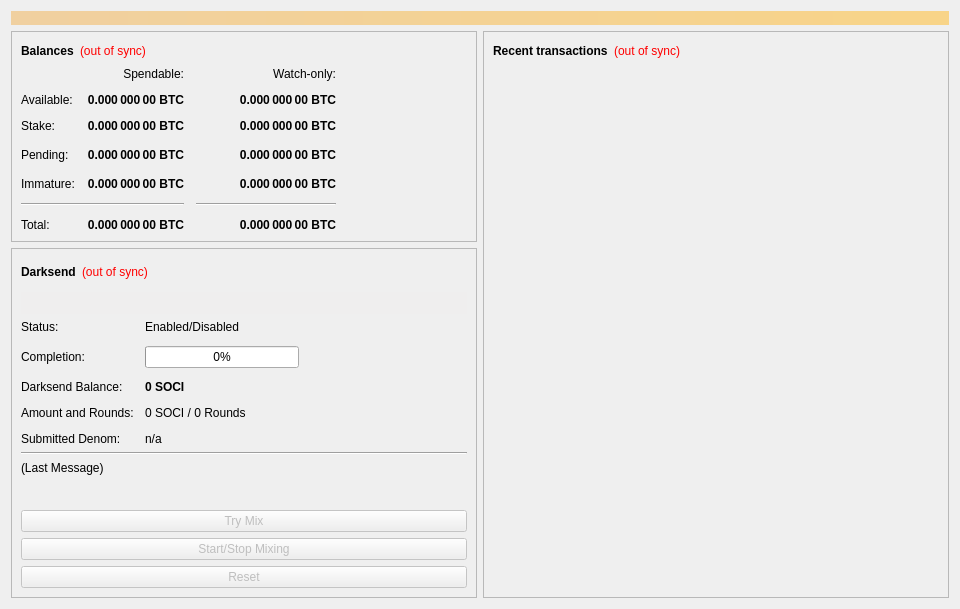
<?xml version="1.0" encoding="UTF-8"?>
<ui version="4.0">
 <class>OverviewPage</class>
 <widget class="QWidget" name="OverviewPage">
  <property name="geometry">
   <rect>
    <x>0</x>
    <y>0</y>
    <width>960</width>
    <height>594</height>
   </rect>
  </property>
  <property name="minimumSize">
   <size>
    <width>960</width>
    <height>0</height>
   </size>
  </property>
  <property name="windowTitle">
   <string>Form</string>
  </property>
  <layout class="QVBoxLayout" name="topLayout">
   <item>
    <widget class="QLabel" name="labelAlerts">
     <property name="visible">
      <bool>false</bool>
     </property>
     <property name="styleSheet">
      <string notr="true">background-color: qlineargradient(x1: 0, y1: 0, x2: 1, y2: 0, stop:0 #F0D0A0, stop:1 #F8D488); color:#000000;</string>
     </property>
     <property name="wordWrap">
      <bool>true</bool>
     </property>
     <property name="margin">
      <number>3</number>
     </property>
    </widget>
   </item>
   <item>
    <layout class="QHBoxLayout" name="horizontalLayout" stretch="1,1">
     <item>
      <layout class="QVBoxLayout" name="verticalLayout_2">
       <item>
        <widget class="QFrame" name="frame">
         <property name="frameShape">
          <enum>QFrame::StyledPanel</enum>
         </property>
         <property name="frameShadow">
          <enum>QFrame::Raised</enum>
         </property>
         <layout class="QVBoxLayout" name="verticalLayout_4">
          <item>
           <layout class="QHBoxLayout" name="horizontalLayout_4">
            <item>
             <widget class="QLabel" name="label_5">
              <property name="font">
               <font>
                <weight>75</weight>
                <bold>true</bold>
               </font>
              </property>
              <property name="text">
               <string>Balances</string>
              </property>
             </widget>
            </item>
            <item>
             <widget class="QLabel" name="labelWalletStatus">
              <property name="cursor">
               <cursorShape>WhatsThisCursor</cursorShape>
              </property>
              <property name="toolTip">
               <string>The displayed information may be out of date. Your wallet automatically synchronizes with the Society network after a connection is established, but this process has not completed yet.</string>
              </property>
              <property name="styleSheet">
               <string notr="true">QLabel { color: red; }</string>
              </property>
              <property name="text">
               <string notr="true">(out of sync)</string>
              </property>
              <property name="alignment">
               <set>Qt::AlignLeading|Qt::AlignLeft|Qt::AlignVCenter</set>
              </property>
             </widget>
            </item>
            <item>
             <spacer name="horizontalSpacer_3">
              <property name="orientation">
               <enum>Qt::Horizontal</enum>
              </property>
              <property name="sizeHint" stdset="0">
               <size>
                <width>40</width>
                <height>20</height>
               </size>
              </property>
             </spacer>
            </item>
           </layout>
          </item>
          <item>
           <layout class="QGridLayout" name="gridLayout">
            <property name="spacing">
             <number>12</number>
            </property>
            <item row="3" column="2">
             <widget class="QLabel" name="labelWatchPending">
              <property name="font">
               <font>
                <weight>75</weight>
                <bold>true</bold>
               </font>
              </property>
              <property name="cursor">
               <cursorShape>IBeamCursor</cursorShape>
              </property>
              <property name="toolTip">
               <string>Unconfirmed transactions to watch-only addresses</string>
              </property>
              <property name="text">
               <string notr="true">0.000 000 00 BTC</string>
              </property>
              <property name="alignment">
               <set>Qt::AlignRight|Qt::AlignTrailing|Qt::AlignVCenter</set>
              </property>
              <property name="textInteractionFlags">
               <set>Qt::LinksAccessibleByMouse|Qt::TextSelectableByKeyboard|Qt::TextSelectableByMouse</set>
              </property>
             </widget>
            </item>
            <item row="3" column="1">
             <widget class="QLabel" name="labelUnconfirmed">
              <property name="font">
               <font>
                <weight>75</weight>
                <bold>true</bold>
               </font>
              </property>
              <property name="cursor">
               <cursorShape>IBeamCursor</cursorShape>
              </property>
              <property name="toolTip">
               <string>Total of transactions that have yet to be confirmed, and do not yet count toward the spendable balance</string>
              </property>
              <property name="text">
               <string notr="true">0.000 000 00 BTC</string>
              </property>
              <property name="alignment">
               <set>Qt::AlignRight|Qt::AlignTrailing|Qt::AlignVCenter</set>
              </property>
              <property name="textInteractionFlags">
               <set>Qt::LinksAccessibleByMouse|Qt::TextSelectableByKeyboard|Qt::TextSelectableByMouse</set>
              </property>
             </widget>
            </item>
            <item row="4" column="2">
             <widget class="QLabel" name="labelWatchImmature">
              <property name="font">
               <font>
                <weight>75</weight>
                <bold>true</bold>
               </font>
              </property>
              <property name="cursor">
               <cursorShape>IBeamCursor</cursorShape>
              </property>
              <property name="toolTip">
               <string>Mined balance in watch-only addresses that has not yet matured</string>
              </property>
              <property name="text">
               <string notr="true">0.000 000 00 BTC</string>
              </property>
              <property name="alignment">
               <set>Qt::AlignRight|Qt::AlignTrailing|Qt::AlignVCenter</set>
              </property>
              <property name="textInteractionFlags">
               <set>Qt::LinksAccessibleByMouse|Qt::TextSelectableByKeyboard|Qt::TextSelectableByMouse</set>
              </property>
             </widget>
            </item>
            <item row="5" column="0" colspan="2">
             <widget class="Line" name="lineSpendableBalance">
              <property name="orientation">
               <enum>Qt::Horizontal</enum>
              </property>
             </widget>
            </item>
            <item row="5" column="2">
             <widget class="Line" name="lineWatchBalance">
              <property name="sizePolicy">
               <sizepolicy hsizetype="Preferred" vsizetype="Fixed">
                <horstretch>0</horstretch>
                <verstretch>0</verstretch>
               </sizepolicy>
              </property>
              <property name="minimumSize">
               <size>
                <width>140</width>
                <height>0</height>
               </size>
              </property>
              <property name="orientation">
               <enum>Qt::Horizontal</enum>
              </property>
             </widget>
            </item>
            <item row="6" column="0">
             <widget class="QLabel" name="labelTotalText">
              <property name="text">
               <string>Total:</string>
              </property>
             </widget>
            </item>
            <item row="4" column="1">
             <widget class="QLabel" name="labelImmature">
              <property name="font">
               <font>
                <weight>75</weight>
                <bold>true</bold>
               </font>
              </property>
              <property name="cursor">
               <cursorShape>IBeamCursor</cursorShape>
              </property>
              <property name="toolTip">
               <string>Mined balance that has not yet matured</string>
              </property>
              <property name="text">
               <string notr="true">0.000 000 00 BTC</string>
              </property>
              <property name="alignment">
               <set>Qt::AlignRight|Qt::AlignTrailing|Qt::AlignVCenter</set>
              </property>
              <property name="textInteractionFlags">
               <set>Qt::LinksAccessibleByMouse|Qt::TextSelectableByKeyboard|Qt::TextSelectableByMouse</set>
              </property>
             </widget>
            </item>
            <item row="3" column="3">
             <spacer name="horizontalSpacer_2">
              <property name="orientation">
               <enum>Qt::Horizontal</enum>
              </property>
              <property name="sizeHint" stdset="0">
               <size>
                <width>40</width>
                <height>20</height>
               </size>
              </property>
             </spacer>
            </item>
            <item row="4" column="0">
             <widget class="QLabel" name="labelImmatureText">
              <property name="text">
               <string>Immature:</string>
              </property>
             </widget>
            </item>
            <item row="6" column="1">
             <widget class="QLabel" name="labelTotal">
              <property name="font">
               <font>
                <weight>75</weight>
                <bold>true</bold>
               </font>
              </property>
              <property name="cursor">
               <cursorShape>IBeamCursor</cursorShape>
              </property>
              <property name="toolTip">
               <string>Your current total balance</string>
              </property>
              <property name="text">
               <string notr="true">0.000 000 00 BTC</string>
              </property>
              <property name="alignment">
               <set>Qt::AlignRight|Qt::AlignTrailing|Qt::AlignVCenter</set>
              </property>
              <property name="textInteractionFlags">
               <set>Qt::LinksAccessibleByMouse|Qt::TextSelectableByKeyboard|Qt::TextSelectableByMouse</set>
              </property>
             </widget>
            </item>
            <item row="6" column="2">
             <widget class="QLabel" name="labelWatchTotal">
              <property name="font">
               <font>
                <weight>75</weight>
                <bold>true</bold>
               </font>
              </property>
              <property name="cursor">
               <cursorShape>IBeamCursor</cursorShape>
              </property>
              <property name="toolTip">
               <string>Current total balance in watch-only addresses</string>
              </property>
              <property name="text">
               <string notr="true">0.000 000 00 BTC</string>
              </property>
              <property name="alignment">
               <set>Qt::AlignRight|Qt::AlignTrailing|Qt::AlignVCenter</set>
              </property>
              <property name="textInteractionFlags">
               <set>Qt::LinksAccessibleByMouse|Qt::TextSelectableByKeyboard|Qt::TextSelectableByMouse</set>
              </property>
             </widget>
            </item>
            <item row="0" column="2">
             <widget class="QLabel" name="labelWatchonly">
              <property name="text">
               <string>Watch-only:</string>
              </property>
              <property name="alignment">
               <set>Qt::AlignRight|Qt::AlignTrailing|Qt::AlignVCenter</set>
              </property>
             </widget>
            </item>
            <item row="1" column="0">
             <widget class="QLabel" name="labelBalanceText">
              <property name="text">
               <string>Available:</string>
              </property>
             </widget>
            </item>
            <item row="1" column="1">
             <widget class="QLabel" name="labelBalance">
              <property name="font">
               <font>
                <weight>75</weight>
                <bold>true</bold>
               </font>
              </property>
              <property name="cursor">
               <cursorShape>IBeamCursor</cursorShape>
              </property>
              <property name="toolTip">
               <string>Your current spendable balance</string>
              </property>
              <property name="text">
               <string notr="true">0.000 000 00 BTC</string>
              </property>
              <property name="alignment">
               <set>Qt::AlignRight|Qt::AlignTrailing|Qt::AlignVCenter</set>
              </property>
              <property name="textInteractionFlags">
               <set>Qt::LinksAccessibleByMouse|Qt::TextSelectableByKeyboard|Qt::TextSelectableByMouse</set>
              </property>
             </widget>
            </item>
            <item row="2" column="0">
             <widget class="QLabel" name="label_10">
              <property name="text">
               <string>Stake:</string>
              </property>
             </widget>
            </item>
            <item row="2" column="1">
             <widget class="QLabel" name="labelStake">
              <property name="font">
               <font>
                <weight>75</weight>
                <bold>true</bold>
               </font>
              </property>
              <property name="cursor">
               <cursorShape>IBeamCursor</cursorShape>
              </property>
              <property name="toolTip">
               <string>Total of coins that was staked, and do not yet count toward the current balance</string>
              </property>
              <property name="text">
               <string notr="true">0.000 000 00 BTC</string>
              </property>
              <property name="alignment">
               <set>Qt::AlignRight|Qt::AlignTrailing|Qt::AlignVCenter</set>
              </property>
              <property name="textInteractionFlags">
               <set>Qt::LinksAccessibleByMouse|Qt::TextSelectableByKeyboard|Qt::TextSelectableByMouse</set>
              </property>
             </widget>
            </item>
            <item row="2" column="2">
             <widget class="QLabel" name="labelWatchStake">
              <property name="font">
               <font>
                <weight>75</weight>
                <bold>true</bold>
               </font>
              </property>
              <property name="cursor">
               <cursorShape>IBeamCursor</cursorShape>
              </property>
              <property name="toolTip">
               <string>Total of coins that was staked in watch-only addresses, and do not yet count toward the current watch-only balance</string>
              </property>
              <property name="text">
               <string notr="true">0.000 000 00 BTC</string>
              </property>
              <property name="alignment">
               <set>Qt::AlignRight|Qt::AlignTrailing|Qt::AlignVCenter</set>
              </property>
              <property name="textInteractionFlags">
               <set>Qt::LinksAccessibleByMouse|Qt::TextSelectableByKeyboard|Qt::TextSelectableByMouse</set>
              </property>
             </widget>
            </item>
            <item row="1" column="2">
             <widget class="QLabel" name="labelWatchAvailable">
              <property name="font">
               <font>
                <weight>75</weight>
                <bold>true</bold>
               </font>
              </property>
              <property name="cursor">
               <cursorShape>IBeamCursor</cursorShape>
              </property>
              <property name="toolTip">
               <string>Your current balance in watch-only addresses</string>
              </property>
              <property name="text">
               <string notr="true">0.000 000 00 BTC</string>
              </property>
              <property name="alignment">
               <set>Qt::AlignRight|Qt::AlignTrailing|Qt::AlignVCenter</set>
              </property>
              <property name="textInteractionFlags">
               <set>Qt::LinksAccessibleByMouse|Qt::TextSelectableByKeyboard|Qt::TextSelectableByMouse</set>
              </property>
             </widget>
            </item>
            <item row="3" column="0">
             <widget class="QLabel" name="labelPendingText">
              <property name="text">
               <string>Pending:</string>
              </property>
             </widget>
            </item>
            <item row="0" column="1">
             <widget class="QLabel" name="labelSpendable">
              <property name="text">
               <string>Spendable:</string>
              </property>
              <property name="alignment">
               <set>Qt::AlignRight|Qt::AlignTrailing|Qt::AlignVCenter</set>
              </property>
             </widget>
            </item>
           </layout>
          </item>
         </layout>
        </widget>
       </item>
       <item>
        <widget class="QFrame" name="frameDarksend">
         <property name="sizePolicy">
          <sizepolicy hsizetype="Expanding" vsizetype="Expanding">
           <horstretch>0</horstretch>
           <verstretch>0</verstretch>
          </sizepolicy>
         </property>
         <property name="minimumSize">
          <size>
           <width>0</width>
           <height>350</height>
          </size>
         </property>
         <property name="layoutDirection">
          <enum>Qt::LeftToRight</enum>
         </property>
         <property name="frameShape">
          <enum>QFrame::StyledPanel</enum>
         </property>
         <property name="frameShadow">
          <enum>QFrame::Raised</enum>
         </property>
         <layout class="QVBoxLayout" name="verticalLayout_5">
          <item>
           <layout class="QHBoxLayout" name="horizontalLayout_5">
            <item>
             <widget class="QLabel" name="label_2">
              <property name="font">
               <font>
                <weight>75</weight>
                <bold>true</bold>
               </font>
              </property>
              <property name="text">
               <string>Darksend</string>
              </property>
             </widget>
            </item>
            <item>
             <widget class="QLabel" name="labelDarksendSyncStatus">
              <property name="toolTip">
               <string>The displayed information may be out of date. Your wallet automatically synchronizes with the Society network after a connection is established, but this process has not completed yet.</string>
              </property>
              <property name="styleSheet">
               <string notr="true">QLabel { color: red; }</string>
              </property>
              <property name="text">
               <string notr="true">(out of sync)</string>
              </property>
              <property name="alignment">
               <set>Qt::AlignLeading|Qt::AlignLeft|Qt::AlignVCenter</set>
              </property>
             </widget>
            </item>
            <item>
             <spacer name="horizontalSpacer_4">
              <property name="orientation">
               <enum>Qt::Horizontal</enum>
              </property>
              <property name="sizeHint" stdset="0">
               <size>
                <width>40</width>
                <height>20</height>
               </size>
              </property>
             </spacer>
            </item>
           </layout>
          </item>
          <item>
           <widget class="QPushButton" name="runAutoDenom">
            <property name="palette">
             <palette>
              <active>
               <colorrole role="WindowText">
                <brush brushstyle="SolidPattern">
                 <color alpha="255">
                  <red>0</red>
                  <green>0</green>
                  <blue>0</blue>
                 </color>
                </brush>
               </colorrole>
               <colorrole role="Button">
                <brush brushstyle="SolidPattern">
                 <color alpha="255">
                  <red>239</red>
                  <green>238</green>
                  <blue>238</blue>
                 </color>
                </brush>
               </colorrole>
               <colorrole role="Light">
                <brush brushstyle="SolidPattern">
                 <color alpha="255">
                  <red>255</red>
                  <green>255</green>
                  <blue>255</blue>
                 </color>
                </brush>
               </colorrole>
               <colorrole role="Midlight">
                <brush brushstyle="SolidPattern">
                 <color alpha="255">
                  <red>247</red>
                  <green>246</green>
                  <blue>246</blue>
                 </color>
                </brush>
               </colorrole>
               <colorrole role="Dark">
                <brush brushstyle="SolidPattern">
                 <color alpha="255">
                  <red>119</red>
                  <green>119</green>
                  <blue>119</blue>
                 </color>
                </brush>
               </colorrole>
               <colorrole role="Mid">
                <brush brushstyle="SolidPattern">
                 <color alpha="255">
                  <red>159</red>
                  <green>159</green>
                  <blue>159</blue>
                 </color>
                </brush>
               </colorrole>
               <colorrole role="Text">
                <brush brushstyle="SolidPattern">
                 <color alpha="255">
                  <red>0</red>
                  <green>0</green>
                  <blue>0</blue>
                 </color>
                </brush>
               </colorrole>
               <colorrole role="BrightText">
                <brush brushstyle="SolidPattern">
                 <color alpha="255">
                  <red>255</red>
                  <green>255</green>
                  <blue>255</blue>
                 </color>
                </brush>
               </colorrole>
               <colorrole role="ButtonText">
                <brush brushstyle="SolidPattern">
                 <color alpha="255">
                  <red>0</red>
                  <green>0</green>
                  <blue>0</blue>
                 </color>
                </brush>
               </colorrole>
               <colorrole role="Base">
                <brush brushstyle="SolidPattern">
                 <color alpha="255">
                  <red>255</red>
                  <green>255</green>
                  <blue>255</blue>
                 </color>
                </brush>
               </colorrole>
               <colorrole role="Window">
                <brush brushstyle="SolidPattern">
                 <color alpha="255">
                  <red>239</red>
                  <green>238</green>
                  <blue>238</blue>
                 </color>
                </brush>
               </colorrole>
               <colorrole role="Shadow">
                <brush brushstyle="SolidPattern">
                 <color alpha="255">
                  <red>0</red>
                  <green>0</green>
                  <blue>0</blue>
                 </color>
                </brush>
               </colorrole>
               <colorrole role="AlternateBase">
                <brush brushstyle="SolidPattern">
                 <color alpha="255">
                  <red>247</red>
                  <green>246</green>
                  <blue>246</blue>
                 </color>
                </brush>
               </colorrole>
               <colorrole role="ToolTipBase">
                <brush brushstyle="SolidPattern">
                 <color alpha="255">
                  <red>255</red>
                  <green>255</green>
                  <blue>220</blue>
                 </color>
                </brush>
               </colorrole>
               <colorrole role="ToolTipText">
                <brush brushstyle="SolidPattern">
                 <color alpha="255">
                  <red>0</red>
                  <green>0</green>
                  <blue>0</blue>
                 </color>
                </brush>
               </colorrole>
              </active>
              <inactive>
               <colorrole role="WindowText">
                <brush brushstyle="SolidPattern">
                 <color alpha="255">
                  <red>0</red>
                  <green>0</green>
                  <blue>0</blue>
                 </color>
                </brush>
               </colorrole>
               <colorrole role="Button">
                <brush brushstyle="SolidPattern">
                 <color alpha="255">
                  <red>239</red>
                  <green>238</green>
                  <blue>238</blue>
                 </color>
                </brush>
               </colorrole>
               <colorrole role="Light">
                <brush brushstyle="SolidPattern">
                 <color alpha="255">
                  <red>255</red>
                  <green>255</green>
                  <blue>255</blue>
                 </color>
                </brush>
               </colorrole>
               <colorrole role="Midlight">
                <brush brushstyle="SolidPattern">
                 <color alpha="255">
                  <red>247</red>
                  <green>246</green>
                  <blue>246</blue>
                 </color>
                </brush>
               </colorrole>
               <colorrole role="Dark">
                <brush brushstyle="SolidPattern">
                 <color alpha="255">
                  <red>119</red>
                  <green>119</green>
                  <blue>119</blue>
                 </color>
                </brush>
               </colorrole>
               <colorrole role="Mid">
                <brush brushstyle="SolidPattern">
                 <color alpha="255">
                  <red>159</red>
                  <green>159</green>
                  <blue>159</blue>
                 </color>
                </brush>
               </colorrole>
               <colorrole role="Text">
                <brush brushstyle="SolidPattern">
                 <color alpha="255">
                  <red>0</red>
                  <green>0</green>
                  <blue>0</blue>
                 </color>
                </brush>
               </colorrole>
               <colorrole role="BrightText">
                <brush brushstyle="SolidPattern">
                 <color alpha="255">
                  <red>255</red>
                  <green>255</green>
                  <blue>255</blue>
                 </color>
                </brush>
               </colorrole>
               <colorrole role="ButtonText">
                <brush brushstyle="SolidPattern">
                 <color alpha="255">
                  <red>0</red>
                  <green>0</green>
                  <blue>0</blue>
                 </color>
                </brush>
               </colorrole>
               <colorrole role="Base">
                <brush brushstyle="SolidPattern">
                 <color alpha="255">
                  <red>255</red>
                  <green>255</green>
                  <blue>255</blue>
                 </color>
                </brush>
               </colorrole>
               <colorrole role="Window">
                <brush brushstyle="SolidPattern">
                 <color alpha="255">
                  <red>239</red>
                  <green>238</green>
                  <blue>238</blue>
                 </color>
                </brush>
               </colorrole>
               <colorrole role="Shadow">
                <brush brushstyle="SolidPattern">
                 <color alpha="255">
                  <red>0</red>
                  <green>0</green>
                  <blue>0</blue>
                 </color>
                </brush>
               </colorrole>
               <colorrole role="AlternateBase">
                <brush brushstyle="SolidPattern">
                 <color alpha="255">
                  <red>247</red>
                  <green>246</green>
                  <blue>246</blue>
                 </color>
                </brush>
               </colorrole>
               <colorrole role="ToolTipBase">
                <brush brushstyle="SolidPattern">
                 <color alpha="255">
                  <red>255</red>
                  <green>255</green>
                  <blue>220</blue>
                 </color>
                </brush>
               </colorrole>
               <colorrole role="ToolTipText">
                <brush brushstyle="SolidPattern">
                 <color alpha="255">
                  <red>0</red>
                  <green>0</green>
                  <blue>0</blue>
                 </color>
                </brush>
               </colorrole>
              </inactive>
              <disabled>
               <colorrole role="WindowText">
                <brush brushstyle="SolidPattern">
                 <color alpha="255">
                  <red>119</red>
                  <green>119</green>
                  <blue>119</blue>
                 </color>
                </brush>
               </colorrole>
               <colorrole role="Button">
                <brush brushstyle="SolidPattern">
                 <color alpha="255">
                  <red>239</red>
                  <green>238</green>
                  <blue>238</blue>
                 </color>
                </brush>
               </colorrole>
               <colorrole role="Light">
                <brush brushstyle="SolidPattern">
                 <color alpha="255">
                  <red>255</red>
                  <green>255</green>
                  <blue>255</blue>
                 </color>
                </brush>
               </colorrole>
               <colorrole role="Midlight">
                <brush brushstyle="SolidPattern">
                 <color alpha="255">
                  <red>247</red>
                  <green>246</green>
                  <blue>246</blue>
                 </color>
                </brush>
               </colorrole>
               <colorrole role="Dark">
                <brush brushstyle="SolidPattern">
                 <color alpha="255">
                  <red>119</red>
                  <green>119</green>
                  <blue>119</blue>
                 </color>
                </brush>
               </colorrole>
               <colorrole role="Mid">
                <brush brushstyle="SolidPattern">
                 <color alpha="255">
                  <red>159</red>
                  <green>159</green>
                  <blue>159</blue>
                 </color>
                </brush>
               </colorrole>
               <colorrole role="Text">
                <brush brushstyle="SolidPattern">
                 <color alpha="255">
                  <red>119</red>
                  <green>119</green>
                  <blue>119</blue>
                 </color>
                </brush>
               </colorrole>
               <colorrole role="BrightText">
                <brush brushstyle="SolidPattern">
                 <color alpha="255">
                  <red>255</red>
                  <green>255</green>
                  <blue>255</blue>
                 </color>
                </brush>
               </colorrole>
               <colorrole role="ButtonText">
                <brush brushstyle="SolidPattern">
                 <color alpha="255">
                  <red>119</red>
                  <green>119</green>
                  <blue>119</blue>
                 </color>
                </brush>
               </colorrole>
               <colorrole role="Base">
                <brush brushstyle="SolidPattern">
                 <color alpha="255">
                  <red>239</red>
                  <green>238</green>
                  <blue>238</blue>
                 </color>
                </brush>
               </colorrole>
               <colorrole role="Window">
                <brush brushstyle="SolidPattern">
                 <color alpha="255">
                  <red>239</red>
                  <green>238</green>
                  <blue>238</blue>
                 </color>
                </brush>
               </colorrole>
               <colorrole role="Shadow">
                <brush brushstyle="SolidPattern">
                 <color alpha="255">
                  <red>0</red>
                  <green>0</green>
                  <blue>0</blue>
                 </color>
                </brush>
               </colorrole>
               <colorrole role="AlternateBase">
                <brush brushstyle="SolidPattern">
                 <color alpha="255">
                  <red>239</red>
                  <green>238</green>
                  <blue>238</blue>
                 </color>
                </brush>
               </colorrole>
               <colorrole role="ToolTipBase">
                <brush brushstyle="SolidPattern">
                 <color alpha="255">
                  <red>255</red>
                  <green>255</green>
                  <blue>220</blue>
                 </color>
                </brush>
               </colorrole>
               <colorrole role="ToolTipText">
                <brush brushstyle="SolidPattern">
                 <color alpha="255">
                  <red>0</red>
                  <green>0</green>
                  <blue>0</blue>
                 </color>
                </brush>
               </colorrole>
              </disabled>
             </palette>
            </property>
            <property name="focusPolicy">
             <enum>Qt::NoFocus</enum>
            </property>
            <property name="autoFillBackground">
             <bool>true</bool>
            </property>
            <property name="text">
             <string/>
            </property>
            <property name="flat">
             <bool>true</bool>
            </property>
           </widget>
          </item>
          <item>
           <layout class="QFormLayout" name="formLayout">
            <property name="fieldGrowthPolicy">
             <enum>QFormLayout::AllNonFixedFieldsGrow</enum>
            </property>
            <property name="horizontalSpacing">
             <number>11</number>
            </property>
            <property name="verticalSpacing">
             <number>12</number>
            </property>
            <item row="0" column="0">
             <widget class="QLabel" name="label_6">
              <property name="text">
               <string>Status:</string>
              </property>
             </widget>
            </item>
            <item row="1" column="0">
             <widget class="QLabel" name="label_7">
              <property name="text">
               <string>Completion:</string>
              </property>
             </widget>
            </item>
            <item row="1" column="1">
             <widget class="QProgressBar" name="darksendProgress">
              <property name="maximumSize">
               <size>
                <width>154</width>
                <height>16777215</height>
               </size>
              </property>
              <property name="value">
               <number>0</number>
              </property>
             </widget>
            </item>
            <item row="3" column="0">
             <widget class="QLabel" name="labelAnonymizedText">
              <property name="text">
               <string>Darksend Balance:</string>
              </property>
             </widget>
            </item>
            <item row="3" column="1">
             <widget class="QLabel" name="labelAnonymized">
              <property name="font">
               <font>
                <weight>75</weight>
                <bold>true</bold>
               </font>
              </property>
              <property name="text">
               <string notr="true">0 SOCI</string>
              </property>
             </widget>
            </item>
            <item row="4" column="0">
             <widget class="QLabel" name="label_8">
              <property name="text">
               <string>Amount and Rounds:</string>
              </property>
             </widget>
            </item>
            <item row="4" column="1">
             <widget class="QLabel" name="labelAmountRounds">
              <property name="text">
               <string>0 SOCI / 0 Rounds</string>
              </property>
             </widget>
            </item>
            <item row="5" column="0">
             <widget class="QLabel" name="label_9">
              <property name="text">
               <string>Submitted Denom:</string>
              </property>
             </widget>
            </item>
            <item row="5" column="1">
             <widget class="QLabel" name="labelSubmittedDenom">
              <property name="toolTip">
               <string>The denominations you submitted to the Masternode.&lt;br&gt;To mix, other users must submit the exact same denominations.</string>
              </property>
              <property name="text">
               <string>n/a</string>
              </property>
             </widget>
            </item>
            <item row="0" column="1">
             <widget class="QLabel" name="darksendEnabled">
              <property name="text">
               <string>Enabled/Disabled</string>
              </property>
             </widget>
            </item>
           </layout>
          </item>
          <item>
           <widget class="Line" name="lineLastMessage">
            <property name="orientation">
             <enum>Qt::Horizontal</enum>
            </property>
           </widget>
          </item>
          <item>
           <widget class="QLabel" name="darksendStatus">
            <property name="minimumSize">
             <size>
              <width>288</width>
              <height>43</height>
             </size>
            </property>
            <property name="text">
             <string>(Last Message)</string>
            </property>
            <property name="alignment">
             <set>Qt::AlignLeading|Qt::AlignLeft|Qt::AlignTop</set>
            </property>
            <property name="wordWrap">
             <bool>true</bool>
            </property>
           </widget>
          </item>
          <item>
           <widget class="QPushButton" name="darksendAuto">
            <property name="enabled">
             <bool>false</bool>
            </property>
            <property name="sizePolicy">
             <sizepolicy hsizetype="MinimumExpanding" vsizetype="Fixed">
              <horstretch>0</horstretch>
              <verstretch>0</verstretch>
             </sizepolicy>
            </property>
            <property name="toolTip">
             <string>Try to manually submit a Darksend request.</string>
            </property>
            <property name="text">
             <string>Try Mix</string>
            </property>
           </widget>
          </item>
          <item>
           <widget class="QPushButton" name="toggleDarksend">
            <property name="enabled">
             <bool>false</bool>
            </property>
            <property name="sizePolicy">
             <sizepolicy hsizetype="MinimumExpanding" vsizetype="Fixed">
              <horstretch>0</horstretch>
              <verstretch>0</verstretch>
             </sizepolicy>
            </property>
            <property name="text">
             <string>Start/Stop Mixing</string>
            </property>
           </widget>
          </item>
          <item>
           <widget class="QPushButton" name="darksendReset">
            <property name="enabled">
             <bool>false</bool>
            </property>
            <property name="sizePolicy">
             <sizepolicy hsizetype="MinimumExpanding" vsizetype="Fixed">
              <horstretch>0</horstretch>
              <verstretch>0</verstretch>
             </sizepolicy>
            </property>
            <property name="toolTip">
             <string>Reset the current status of Darksend (can interrupt Darksend if it's in the process of Mixing, which can cost you money!)</string>
            </property>
            <property name="autoFillBackground">
             <bool>false</bool>
            </property>
            <property name="text">
             <string>Reset</string>
            </property>
           </widget>
          </item>
         </layout>
        </widget>
       </item>
       <item>
        <spacer name="verticalSpacer">
         <property name="orientation">
          <enum>Qt::Vertical</enum>
         </property>
         <property name="sizeHint" stdset="0">
          <size>
           <width>20</width>
           <height>40</height>
          </size>
         </property>
        </spacer>
       </item>
      </layout>
     </item>
     <item>
      <layout class="QVBoxLayout" name="verticalLayout_3">
       <item>
        <widget class="QFrame" name="frame_2">
         <property name="frameShape">
          <enum>QFrame::StyledPanel</enum>
         </property>
         <property name="frameShadow">
          <enum>QFrame::Raised</enum>
         </property>
         <layout class="QVBoxLayout" name="verticalLayout">
          <item>
           <layout class="QHBoxLayout" name="horizontalLayout_2">
            <item>
             <widget class="QLabel" name="label_4">
              <property name="font">
               <font>
                <weight>75</weight>
                <bold>true</bold>
               </font>
              </property>
              <property name="text">
               <string>Recent transactions</string>
              </property>
             </widget>
            </item>
            <item>
             <widget class="QLabel" name="labelTransactionsStatus">
              <property name="cursor">
               <cursorShape>WhatsThisCursor</cursorShape>
              </property>
              <property name="toolTip">
               <string>The displayed information may be out of date. Your wallet automatically synchronizes with the Society network after a connection is established, but this process has not completed yet.</string>
              </property>
              <property name="styleSheet">
               <string notr="true">QLabel { color: red; }</string>
              </property>
              <property name="text">
               <string notr="true">(out of sync)</string>
              </property>
              <property name="alignment">
               <set>Qt::AlignRight|Qt::AlignTrailing|Qt::AlignVCenter</set>
              </property>
             </widget>
            </item>
            <item>
             <spacer name="horizontalSpacer">
              <property name="orientation">
               <enum>Qt::Horizontal</enum>
              </property>
              <property name="sizeHint" stdset="0">
               <size>
                <width>40</width>
                <height>20</height>
               </size>
              </property>
             </spacer>
            </item>
           </layout>
          </item>
          <item>
           <widget class="QListView" name="listTransactions">
            <property name="styleSheet">
             <string notr="true">QListView { background: transparent; }</string>
            </property>
            <property name="frameShape">
             <enum>QFrame::NoFrame</enum>
            </property>
            <property name="verticalScrollBarPolicy">
             <enum>Qt::ScrollBarAlwaysOff</enum>
            </property>
            <property name="horizontalScrollBarPolicy">
             <enum>Qt::ScrollBarAlwaysOff</enum>
            </property>
            <property name="selectionMode">
             <enum>QAbstractItemView::NoSelection</enum>
            </property>
           </widget>
          </item>
         </layout>
        </widget>
       </item>
      </layout>
     </item>
    </layout>
   </item>
  </layout>
 </widget>
 <resources/>
 <connections/>
</ui>
